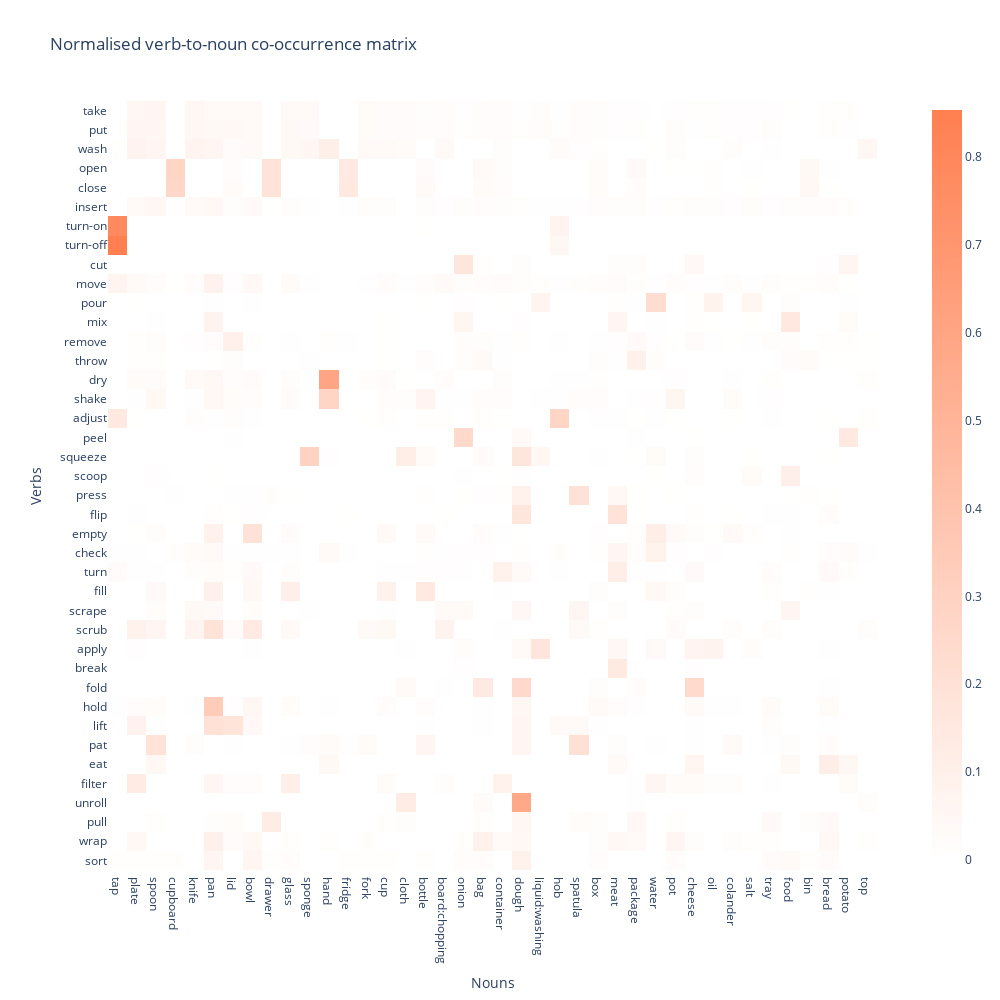

Here is the notebook cell this chart was saved with:
### Code cell
n = 40
top_n_verbs = train_df["verb_class_name"].value_counts()[:n]
top_n_nouns = train_df["noun_class_name"].value_counts()[:n]
data = v_to_n.loc[top_n_verbs.index, top_n_nouns.index]
fig = px.imshow(
    data,
    width=max(20 * n, 1000),
    height=max(20 * n, 1000),
    title="Normalised verb-to-noun co-occurrence matrix",
    color_continuous_scale=["white", "coral"],
    labels={"x": "Nouns", "y": "Verbs"},
)
fig.update_xaxes(tickmode='array', tickvals=data.columns, ticktext=data.columns)
fig.update_yaxes(tickmode='array', tickvals=data.index, ticktext=data.index)

fig.show()

fig.write_image(f"../res/coocc/png/top{n}_v_to_n.png")

### Figure 1 — Plotly figure (JSON) as saved in the notebook; plotly's stock layout.template omitted (floating-point values rounded to 4 significant figures; data arrays with more than 128 entries replaced by an {"elided": "..."} marker saying what was removed)
{"data": [{"coloraxis": "coloraxis", "hovertemplate": "Nouns: %{x}<br>Verbs: %{y}<br>color: %{z}<extra></extra>", "name": "0", "type": "heatmap", "x": ["tap", "plate", "spoon", "cupboard", "knife", "pan", "lid", "bowl", "drawer", "glass", "sponge", "hand", "fridge", "fork", "cup", "cloth", "bottle", "board:chopping", "onion", "bag", "container", "dough", "liquid:washing", "hob", "spatula", "box", "meat", "package", "water", "pot", "cheese", "oil", "colander", "salt", "tray", "food", "bin", "bread", "potato", "top"], "xaxis": "x", "y": ["take", "put", "wash", "open", "close", "insert", "turn-on", "turn-off", "cut", "move", "pour", "mix", "remove", "throw", "dry", "shake", "adjust", "peel", "squeeze", "scoop", "press", "flip", "empty", "check", "turn", "fill", "scrape", "scrub", "apply", "break", "fold", "hold", "lift", "pat", "eat", "filter", "unroll", "pull", "wrap", "sort"], "yaxis": "y", "z": {"elided": "40x40 float values"}}], "layout": {"coloraxis": {"colorscale": [[0, "white"], [1, "coral"]]}, "height": 1000, "title": {"text": "Normalised verb-to-noun co-occurrence matrix"}, "width": 1000, "xaxis": {"anchor": "y", "constrain": "domain", "domain": [0, 1], "scaleanchor": "y", "tickmode": "array", "ticktext": ["tap", "plate", "spoon", "cupboard", "knife", "pan", "lid", "bowl", "drawer", "glass", "sponge", "hand", "fridge", "fork", "cup", "cloth", "bottle", "board:chopping", "onion", "bag", "container", "dough", "liquid:washing", "hob", "spatula", "box", "meat", "package", "water", "pot", "cheese", "oil", "colander", "salt", "tray", "food", "bin", "bread", "potato", "top"], "tickvals": ["tap", "plate", "spoon", "cupboard", "knife", "pan", "lid", "bowl", "drawer", "glass", "sponge", "hand", "fridge", "fork", "cup", "cloth", "bottle", "board:chopping", "onion", "bag", "container", "dough", "liquid:washing", "hob", "spatula", "box", "meat", "package", "water", "pot", "cheese", "oil", "colander", "salt", "tray", "food", "bin", "bread", "potato", "top"], "title": {"text": "Nouns"}}, "yaxis": {"anchor": "x", "autorange": "reversed", "constrain": "domain", "domain": [0, 1], "tickmode": "array", "ticktext": ["take", "put", "wash", "open", "close", "insert", "turn-on", "turn-off", "cut", "move", "pour", "mix", "remove", "throw", "dry", "shake", "adjust", "peel", "squeeze", "scoop", "press", "flip", "empty", "check", "turn", "fill", "scrape", "scrub", "apply", "break", "fold", "hold", "lift", "pat", "eat", "filter", "unroll", "pull", "wrap", "sort"], "tickvals": ["take", "put", "wash", "open", "close", "insert", "turn-on", "turn-off", "cut", "move", "pour", "mix", "remove", "throw", "dry", "shake", "adjust", "peel", "squeeze", "scoop", "press", "flip", "empty", "check", "turn", "fill", "scrape", "scrub", "apply", "break", "fold", "hold", "lift", "pat", "eat", "filter", "unroll", "pull", "wrap", "sort"], "title": {"text": "Verbs"}}}}
